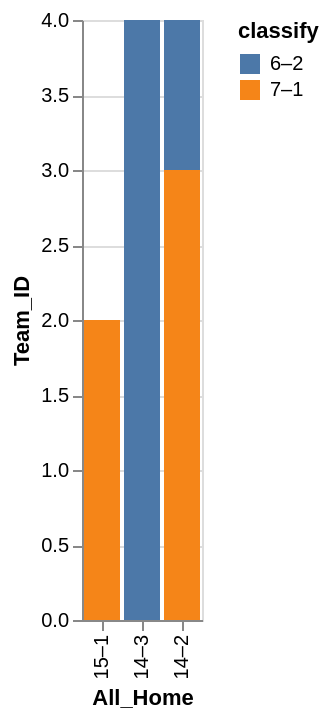

The Vega-Lite source for this figure:
### Vega-Lite specification from a JSON file in a GitHub repository (floating-point values rounded to 4 significant figures)
{"data": {"values": [{"x_data": "15–1", "y_data": 0, "classify": "6–2"}, {"x_data": "14–3", "y_data": 4, "classify": "6–2"}, {"x_data": "14–2", "y_data": 1, "classify": "6–2"}, {"x_data": "15–1", "y_data": 2, "classify": "7–1"}, {"x_data": "14–3", "y_data": 0, "classify": "7–1"}, {"x_data": "14–2", "y_data": 3, "classify": "7–1"}]}, "mark": "bar", "encoding": {"x": {"field": "x_data", "type": "nominal", "title": "All_Home", "sort": "descending"}, "y": {"field": "y_data", "type": "quantitative", "title": "Team_ID"}, "color": {"field": "classify"}}}
